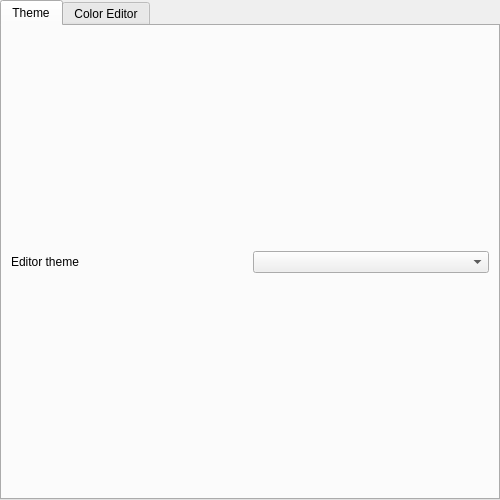
<?xml version="1.0" encoding="UTF-8"?>
<ui version="4.0">
 <class>EditorThemeSettings</class>
 <widget class="QWidget" name="EditorThemeSettings">
  <property name="geometry">
   <rect>
    <x>0</x>
    <y>0</y>
    <width>500</width>
    <height>500</height>
   </rect>
  </property>
  <layout class="QVBoxLayout" name="verticalLayout">
   <property name="leftMargin">
    <number>0</number>
   </property>
   <property name="topMargin">
    <number>0</number>
   </property>
   <property name="rightMargin">
    <number>0</number>
   </property>
   <property name="bottomMargin">
    <number>0</number>
   </property>
   <item>
    <widget class="QTabWidget" name="tabWidget">
     <property name="currentIndex">
      <number>0</number>
     </property>
     <widget class="QWidget" name="themeTab">
      <attribute name="title">
       <string>Theme</string>
      </attribute>
      <layout class="QVBoxLayout" name="themeTabLayout">
       <item>
        <layout class="QHBoxLayout" name="comboRow">
         <item>
          <widget class="QLabel" name="label">
           <property name="text">
            <string>Editor theme</string>
           </property>
          </widget>
         </item>
         <item>
          <widget class="QComboBox" name="editorThemeCombo"/>
         </item>
        </layout>
       </item>
      </layout>
     </widget>
     <widget class="QWidget" name="colorEditorTab">
      <attribute name="title">
       <string>Color Editor</string>
      </attribute>
      <layout class="QVBoxLayout" name="colorEditorLayout">
       <item>
        <layout class="QHBoxLayout" name="editorComboRow">
         <item>
          <widget class="QLabel" name="editorThemeLabel">
           <property name="text">
            <string>Edit colors for:</string>
           </property>
          </widget>
         </item>
         <item>
          <widget class="QComboBox" name="colorEditorThemeCombo"/>
         </item>
         <item>
          <spacer name="editorComboSpacer">
           <property name="orientation">
            <enum>Qt::Orientation::Horizontal</enum>
           </property>
           <property name="sizeHint" stdset="0">
            <size>
             <width>40</width>
             <height>20</height>
            </size>
           </property>
          </spacer>
         </item>
         <item>
          <widget class="QPushButton" name="saveColorsButton">
           <property name="toolTip">
            <string>Save Changes</string>
           </property>
           <property name="icon">
            <iconset theme="document-save"/>
           </property>
          </widget>
         </item>
         <item>
          <widget class="QPushButton" name="resetColorsButton">
           <property name="toolTip">
            <string>Reset to Default</string>
           </property>
           <property name="icon">
            <iconset theme="edit-reset"/>
           </property>
          </widget>
         </item>
        </layout>
       </item>
       <item>
        <widget class="QScrollArea" name="colorScrollArea">
         <property name="widgetResizable">
          <bool>true</bool>
         </property>
        </widget>
       </item>
       <item>
        <layout class="QHBoxLayout" name="buttonRow"/>
       </item>
      </layout>
     </widget>
    </widget>
   </item>
  </layout>
 </widget>
 <resources/>
 <connections/>
</ui>
